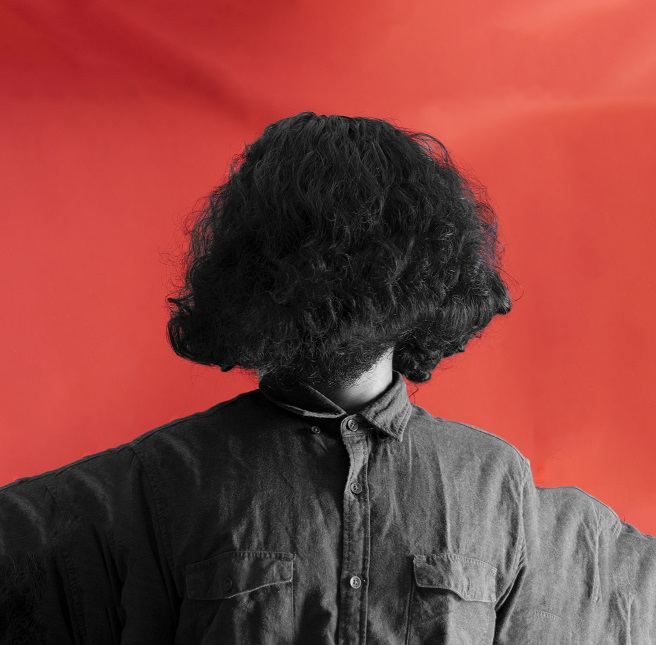
#> input picture imgs/gumnaam.jpg, 656 x 645 px; its folder holds only this picture in this run
$ python bulkeditor.py
#> lines starting #> are read from the running program, lines starting #| are printed output that depends on the picture
from PIL import Image, ImageEnhance, ImageFilter
import os

path = './imgs'
pathout = '/finalPosts'

for filename in os.listdir((path)):
    img = Image.open(f"{path}/{filename}")
#> img is the input picture: PIL image 656x645 RGB; mean R, G, B 135, 65.4, 61.7

    edit = img.filter(ImageFilter.SHARPEN).rotate(-90)
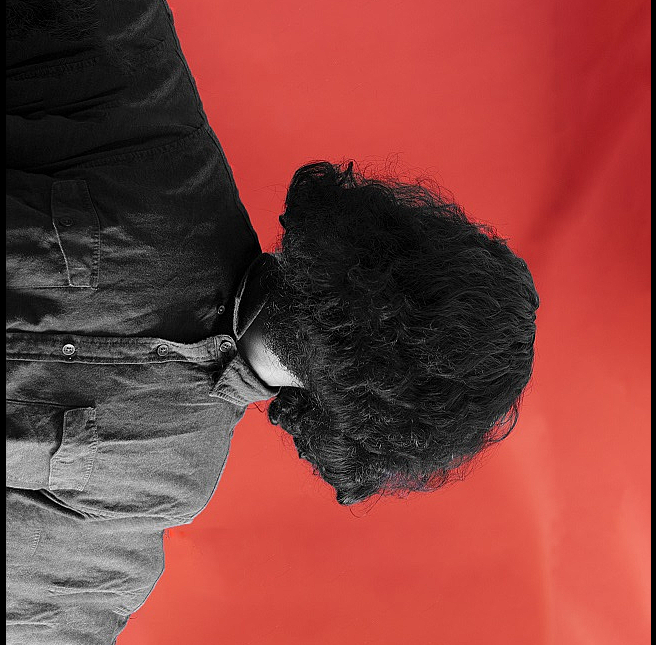
#> edit: PIL image 656x645 RGB; mean R, G, B 132.1, 64.3, 60.7

    factor = 2.5
    enhancer = ImageEnhance.Color(edit)
    edit = enhancer.enhance(factor)
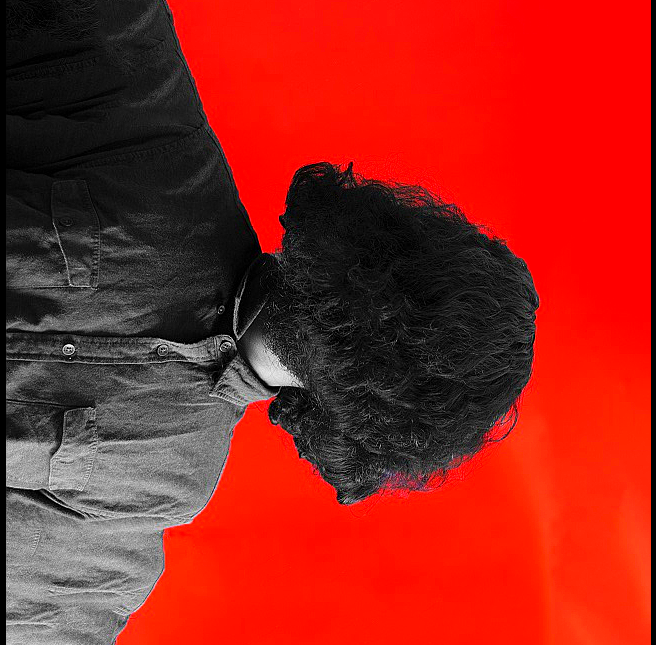
#> edit: PIL image 656x645 RGB; mean R, G, B 154.8, 35.9, 28.3

    clean_name = os.path.splitext(filename)[0]

    edit.save(f'.{pathout}/{clean_name}_edited.jpg')

$ run again, on imgs/pno.jpg
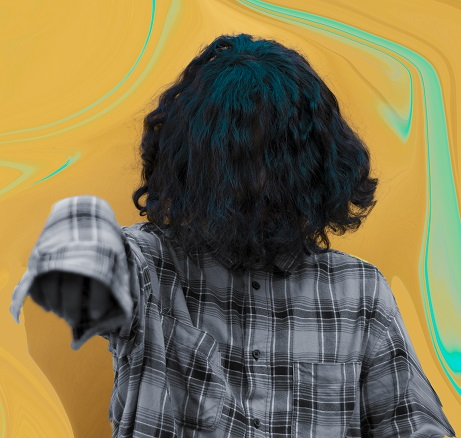
#> input picture imgs/pno.jpg, 461 x 438 px
#> img is the input picture: PIL image 461x438 RGB; mean R, G, B 128.9, 117.1, 79
#> `edit = img.filter(ImageFilter.SHARPEN).rotate(-90)`:
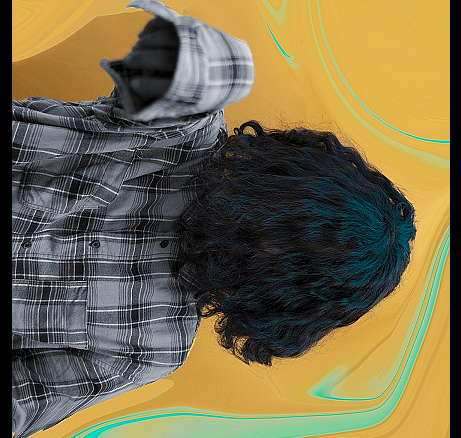
#> edit: PIL image 461x438 RGB; mean R, G, B 119, 108.3, 74.4
#> `edit = enhancer.enhance(factor)`:
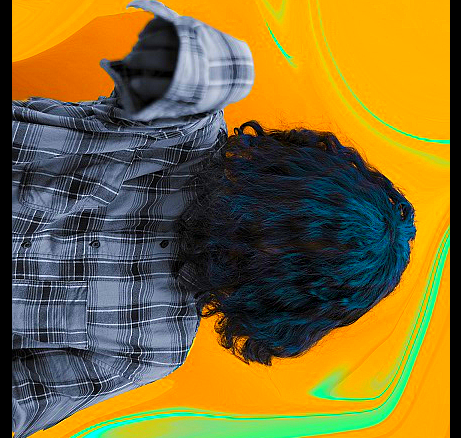
#> edit: PIL image 461x438 RGB; mean R, G, B 127.9, 108.8, 49.8
